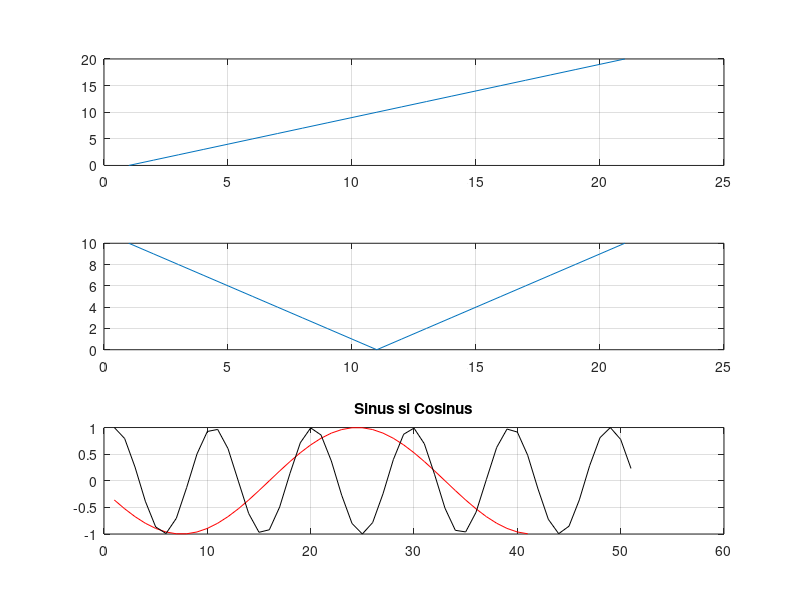
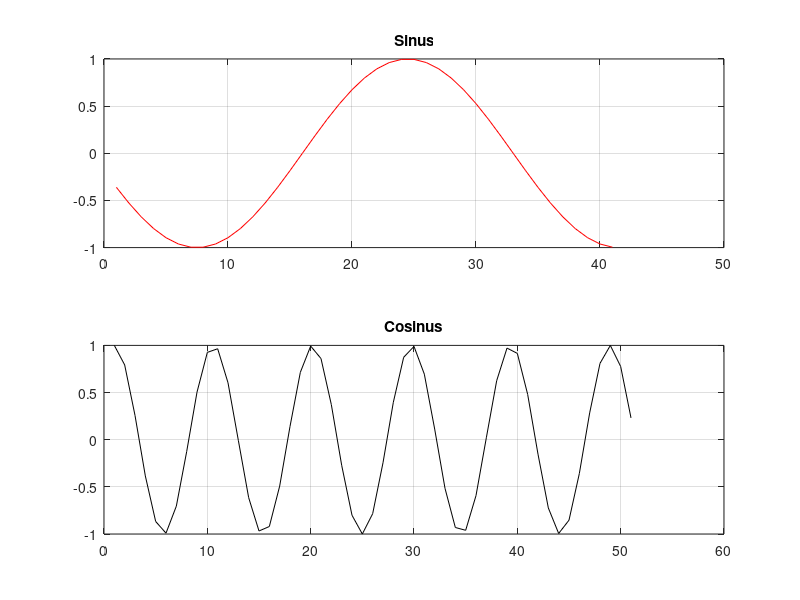
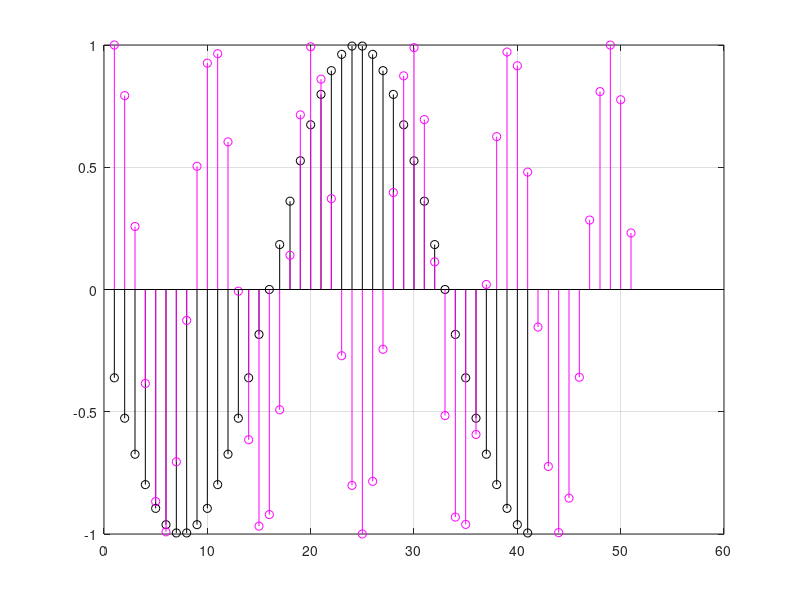
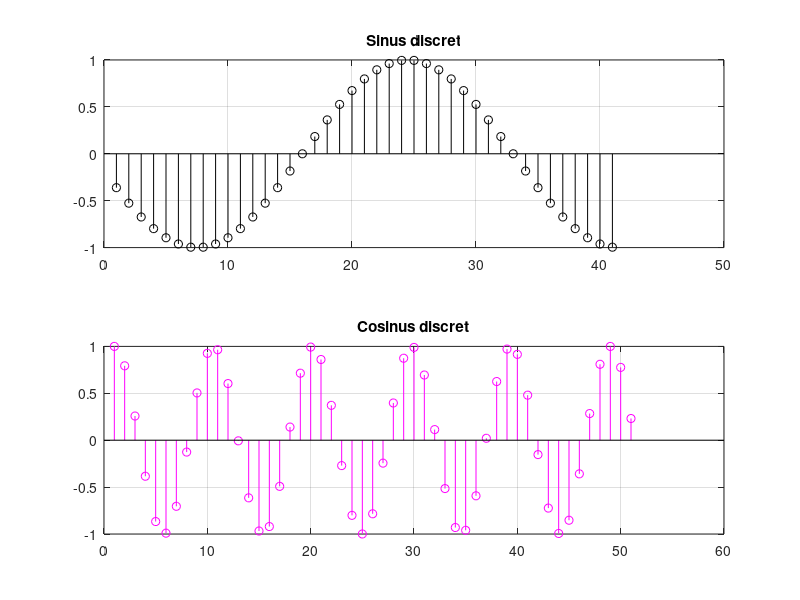

MATLAB code to generate these figures, in order:
%a)

z = zeros(1,21);   %am creat un vector cu vectorul z, pe care l-am initializat cu 0 
z(1,6) = 1;       %am atribuit valoarea 1 celui de al saselea element
n = 0:20;
m = -5:15;
subplot(2,1,1), stem(z,n,'r'), title('z(n)'), grid    %am creat prima minifereastra si graficul discret a lui x in functie de n
subplot(2,1,2), stem(z,m), title('z(m)'), grid

%b)

n = 0:20 ;                 
t = abs(10-n) ;    %am facut t=|10-n|
subplot(3,1,1), plot(n),grid %am creat cate o minifereastra in care am reprezentat graficele lui n,t,si a lui t in functie de n
subplot(3,1,2), plot(t), grid  
subplot(3,1,3), plot(t,n,'r'), grid

%c)

n1 = -15:25;        %am initializat vectorul n1
x1 = sin (n1*pi / 17);      %am initializat vectorul x1 care depinde de functia sinus si n 
n2 = 0:50;
x2 = cos (n2*pi / sqrt(23));    

figure(1)   %in figure(1) am reprezentat cele doua grafice suprapuse

plot(x1,'r') 
hold on   %am folosit hold on pentru a retine graficul facut pentru a putea suprapune cel de al doilea grafic
plot(x2,'k'), grid, title('Sinus si Cosinus')
hold off  %am folosit hold off pentru a continua reprezentarea grafica intr-o alta fereastra

figure(2)  %am reprezentat aici cele doua grafice in doua miniferestre fara a se suprapune

subplot(2,1,1), plot(x1,'r'), grid, title('Sinus')
subplot(2,1,2), plot(x2,'k'), grid, title('Cosinus')

%in figurile 3 si 4 am reprezentat graficelede mai sus in varianta discreta, folosind functia 'stem' 

figure(3)

stem(x1,'k')
hold on 
stem(x2,'m'), grid
hold off

figure(4)

subplot(2,1,1), stem(x1,'k'), grid, title('Sinus discret')
subplot(2,1,2), stem(x2,'m'), grid, title('Cosinus discret')
